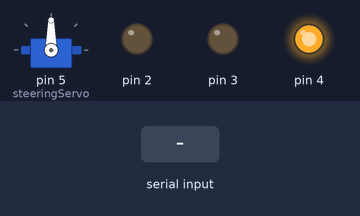
The sketch below on a simulated Arduino Uno, built with avr-gcc and run on an emulated ATmega328P. Parts: servo, output pins drawn as LEDs (lit = HIGH). The test bench sets the inputs (shaded band).

Above: at 1.2 s.
1.3 s: "J90\n" received over Serial
At 2.5 s:
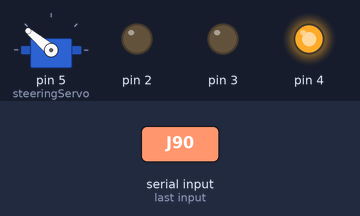
2.8 s: byte 70 ('F') received over Serial
At 3.7 s:
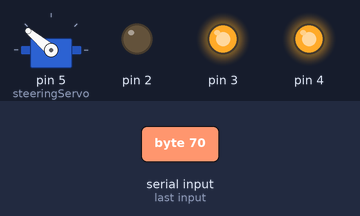
4.3 s: byte 71 ('G') received over Serial
At 4.8 s:
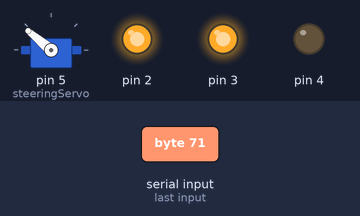
5.8 s: "J,45\n" received over Serial
At 6.1 s:
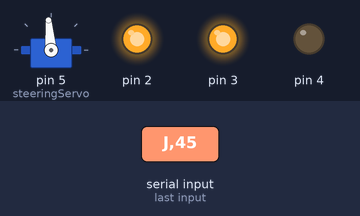
7.3 s: "F90\n" received over Serial
At 8.3 s:
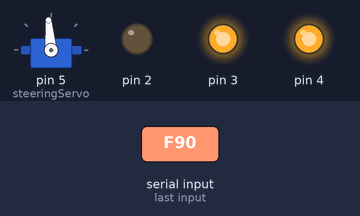
8.8 s: "J\n" received over Serial
At 9.5 s:
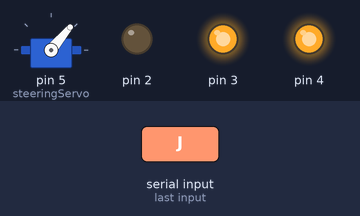
Timing chart, 0 to 11.3 s (numbered marks = the images above; inputs shaded):
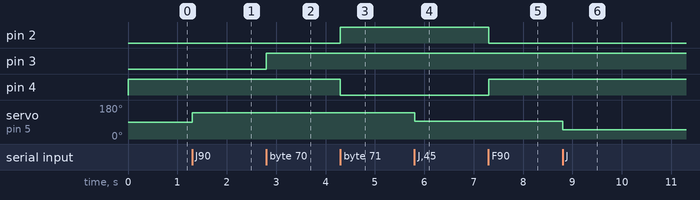

The sketch:

01-Bluethooth.ino
```cpp
#include <Servo.h>
Servo steeringServo;

int steer = 0;
int v = 0;
char recv;
int buff, cnt = 0;
int a = 1;
void motor(int v){
  if(v >= 0){
    digitalWrite(2, 0);
    digitalWrite(4, 1);
    analogWrite(3, v);
  }
  else{
    digitalWrite(2, 1);
    digitalWrite(4, 0);
    analogWrite(3, -v);
  }
}
void setup() {
  steeringServo.attach(5);
  pinMode(2, OUTPUT);
  pinMode(3, OUTPUT);
  pinMode(4, OUTPUT);
  Serial.begin(9600);
}

void loop() {
  if (Serial.available() > 0) {
    recv = Serial.read();
    if (recv == 'J') {
      int val = 0;
      while (buff != '\n') {
        // delay(10);
        if (Serial.available() > 0) {
          buff = Serial.read();
          if (buff != '\n' && buff >= '0' && buff <= '9') {
            val = val * 10 + (buff - '0');

          }
        }
      }
      buff = ' ';
      steer = val-40;
    }
    if (recv == 'F') v = 255;
    if (recv == 'S') v = 0;
    if (recv == 'G') v = -255;

  }
  motor(v);
  steeringServo.write(90 + steer);


  //////////////////// Steering Test
  // steer += a;
  // if(steer >= 40 || steer <= -40) a = -a;
  // delay(30);

  //////////////////// Motor Test
  // v+=a;
  // if(v >= 255 || v <= -255) a = -a;
  // delay(5);

  //////////////////// Print Test
  // Serial.print("V:");
  // Serial.print(v);
  // Serial.print("  Steer:");
  // Serial.println(steer);

}
```

Measured:
- after the input at 1.3 s, servo on pin 5 (steeringServo): 90° → 140° at once
- after the input at 2.8 s, pin 3: LOW → HIGH at once
- after the input at 4.3 s, pin 2: LOW → HIGH at once; pin 4: HIGH → LOW at once
- after the input at 5.8 s, servo on pin 5 (steeringServo): 140° → 95° at once
- after the input at 7.3 s, pin 2: HIGH → LOW at once; pin 4: LOW → HIGH at once
- after the input at 8.8 s, servo on pin 5 (steeringServo): 95° → 50° at once
